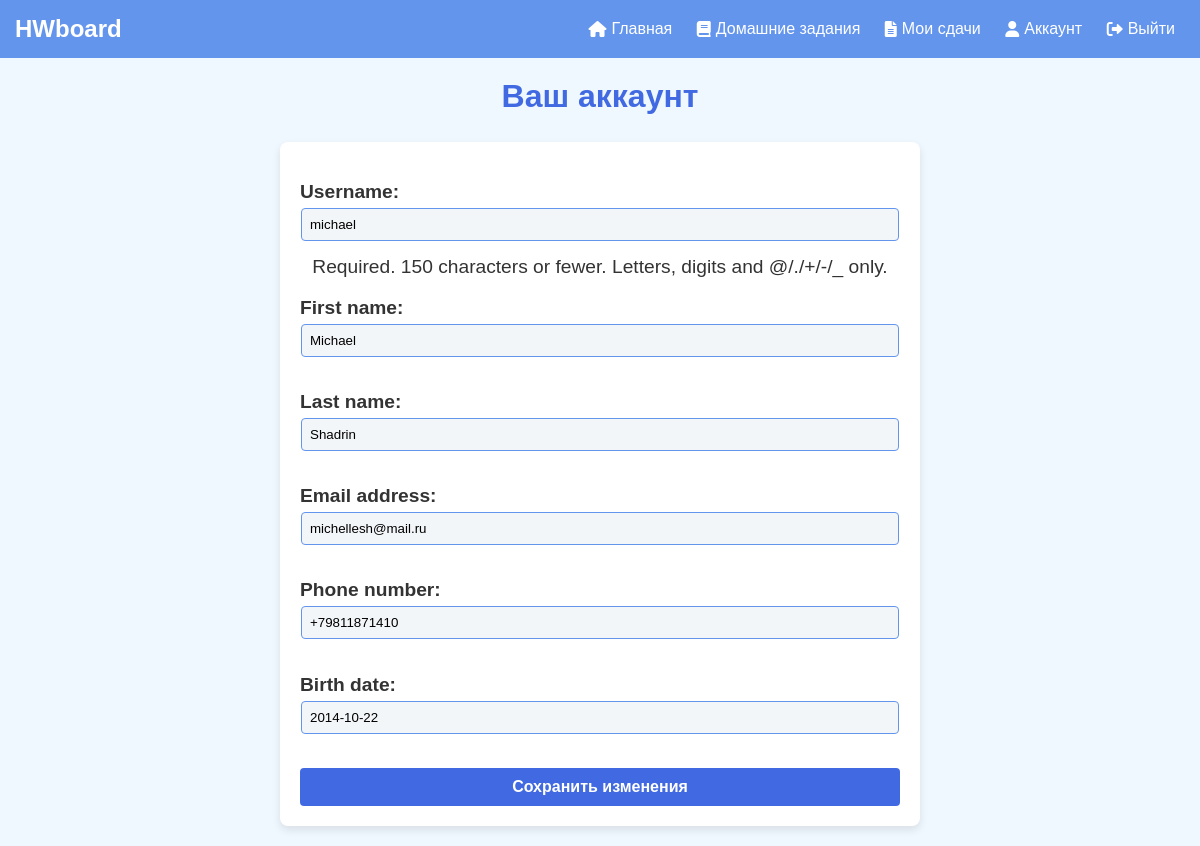
The page /account/ (signed in) on the database its author committed.
### lab2_HW_Shadrina/models.py (models this page shows, shortened)
class User(AbstractUser):
    ROLE_CHOICES = [
        ('student', 'Student'),
        ('teacher', 'Teacher'),
    ]
    first_name = models.CharField(max_length=150, blank=False)
    last_name = models.CharField(max_length=150, blank=False)
    birth_date = models.DateField(null=True, blank=True)
    phone_number = models.CharField(max_length=15, blank=True, null=True)
    role = models.CharField(max_length=7, choices=ROLE_CHOICES, default='student')

### lab2_HW_Shadrina/views.py (the view)
# urls.py: path('account/', views.account_view, name='account'),
@login_required
def account_view(request):
    if request.method == 'POST':
        form = UserUpdateForm(request.POST, instance=request.user)
        if form.is_valid():
            form.save()
            return redirect('account')
    else:
        form = UserUpdateForm(instance=request.user)
    return render(request, 'account/account.html', {'form': form})

### lab2_HW_Shadrina/forms.py
class UserUpdateForm(forms.ModelForm):
    class Meta:
        model = User
        fields = ('username', 'first_name', 'last_name', 'email', 'phone_number', 'birth_date')

### templates/account/account.html (shortened to what this page needs)
<!DOCTYPE html>
<html lang="en">
<head>
    {% load static %}
    <link rel="stylesheet" type="text/css" href="{% static 'css/styles.css' %}">
    <link rel="stylesheet" href="https://cdnjs.cloudflare.com/ajax/libs/font-awesome/6.0.0-beta3/css/all.min.css">
</head>
<body>
<div class="navbar">
    <a href="{% url 'home' %}" class="logo">HWboard</a>
    <div class="nav-links">
        <a href="{% url 'home' %}"><i class="fas fa-home"></i> Главная</a>
        {% if user.is_authenticated %}
            {% if user.role == 'student' %}
                <a href="{% url 'homework_list' %}"><i class="fas fa-book"></i> Домашние задания</a>
                <a href="{% url 'submission_list' %}"><i class="fas fa-file-alt"></i> Мои сдачи</a>
            {% elif user.role == 'teacher' %}
                <a href="{% url 'grade_table' %}"><i class="fas fa-table"></i> Таблица оценок</a>
                <a href="{% url 'add_homework' %}"><i class="fas fa-plus"></i> Добавить задание</a>
                <a href="{% url 'teacher_homework_list' %}"><i class="fas fa-book"></i>Мои задания</a>
            {% endif %}
            <a href="{% url 'account' %}"><i class="fas fa-user"></i> Аккаунт</a>
            <a href="{% url 'logout' %}"><i class="fas fa-sign-out-alt"></i> Выйти</a>
        {% else %}
            <a href="{% url 'login' %}"><i class="fas fa-sign-in-alt"></i> Войти</a>
            <a href="{% url 'register' %}"><i class="fas fa-user-plus"></i> Регистрация</a>
        {% endif %}
    </div>
</div>
<h2>Ваш аккаунт</h2>
    <form method="post">
        {{ form.as_p }}
        <button type="submit">Сохранить изменения</button>
    </form>
</body>
</html>

### static/css/styles.css (style rules this page uses)
body { font-family: Arial, sans-serif; background-color: aliceblue; color: #333; margin: 0; padding: 0; }
.navbar { display: flex; justify-content: space-between; align-items: center; background-color: cornflowerblue; padding: 15px; }
.logo { font-size: 24px; color: white; font-weight: bold; text-decoration: none; }
.nav-links a { color: white; text-decoration: none; margin: 0 10px; font-size: 16px; display: inline-flex; align-items: center; }
.nav-links i { margin-right: 5px; }
p { text-align: center; font-size: 1.2rem; color: #333333; }
button { display: block; width: 100%; padding: 10px; background-color: royalblue; color: #fff; font-size: 1em; font-weight: bold; border: none; border-radius: 4px; cursor: pointer; transition: background-color 0.3s ease; }
h2 { text-align: center; color: royalblue; font-size: 2em; margin-top: 20px; }
form { max-width: 600px; margin: 20px auto; padding: 20px; background-color: #ffffff; border-radius: 8px; box-shadow: 0 4px 8px rgba(0, 0, 0, 0.1); }
form label { display: block; font-weight: bold; margin-top: 10px; }
form input[type="text"], form input[type="email"], form input[type="date"], form input[type="tel"], form input[type="password"], form select { width: calc(100% - 20px); padding: 8px; margin: 5px 0 15px; border: 1px solid cornflowerblue; border-radius: 4px; background-color: #f3f6f9; }
form label, form input { text-align: left; }

### rows shown on the page
User: username "michael", first_name "Michael", last_name "Shadrin", email "michellesh@mail.ru", phone_number "+79811871410", birth_date "2014-10-22"
